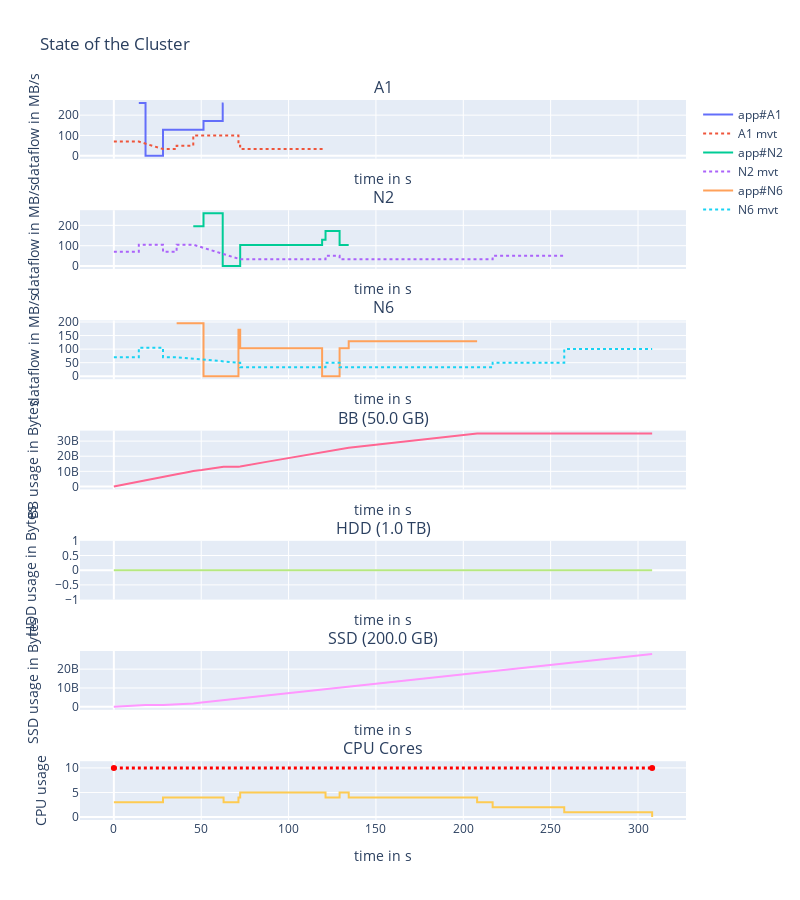

Notebook code for this chart:
### Markdown cell above
Testing naive optimal placement

### Code cell
cbb.display_placement([1]*14)

### Figure 1 — Plotly figure (JSON) as saved in the notebook; plotly's stock layout.template omitted (floating-point values rounded to 4 significant figures)
{"data": [{"line": {"shape": "linear"}, "name": "app#A1", "text": ["READ|to/from:BB|volume=1.0 GB", "READ|to/from:BB|volume=1.0 GB", "COMPUTE|volume=0B", "COMPUTE|volume=0B", "WRITE|to/from:BB|volume=669.69 MB", "WRITE|to/from:BB|volume=669.69 MB", "WRITE|to/from:BB|volume=334.84 MB", "WRITE|to/from:BB|volume=334.84 MB", "WRITE|to/from:BB|volume=891.35 MB", "WRITE|to/from:BB|volume=891.35 MB", "WRITE|to/from:BB|volume=914.82 EB", "WRITE|to/from:BB|volume=914.82 EB", "WRITE|to/from:BB|volume=334.84 MB", "WRITE|to/from:BB|volume=334.84 MB", "WRITE|to/from:BB|volume=613.1 MB", "WRITE|to/from:BB|volume=613.1 MB", "WRITE|to/from:BB|volume=141.48 MB", "WRITE|to/from:BB|volume=141.48 MB", "WRITE|to/from:BB|volume=1.89 GB", "WRITE|to/from:BB|volume=1.89 GB", "WRITE|to/from:BB|volume=128.25 MB", "WRITE|to/from:BB|volume=128.25 MB"], "textposition": "top center", "type": "scatter", "x": [14.29, 18.13, 18.13, 28.13, 28.13, 33.33, 33.33, 35.93, 35.93, 42.86, 42.86, 42.86, 42.86, 45.46, 45.46, 50.22, 50.22, 51.32, 51.32, 62.31, 62.31, 62.81], "xaxis": "x", "y": [260, 260, 0, 0, 128.8, 128.8, 128.8, 128.8, 128.8, 128.8, 128.8, 128.8, 128.8, 128.8, 128.8, 128.8, 128.8, 128.8, 171.7, 171.7, 257.5, 257.5], "yaxis": "y"}, {"line": {"dash": "dot", "shape": "linear"}, "name": "A1 mvt", "text": ["MOVEMENT|in:BB|from:SSD|volume=1.0 GB", "MOVEMENT|in:BB|volume=1.0 GB", "MOVEMENT|in:SSD|from:BB|volume=173.38 MB", "MOVEMENT|in:SSD|volume=173.38 MB", "MOVEMENT|in:SSD|from:BB|volume=86.69 MB", "MOVEMENT|in:SSD|volume=86.69 MB", "MOVEMENT|in:SSD|from:BB|volume=346.15 MB", "MOVEMENT|in:SSD|volume=346.15 MB", "MOVEMENT|in:SSD|from:BB|volume=355.27 EB", "MOVEMENT|in:SSD|volume=355.27 EB", "MOVEMENT|in:SSD|from:BB|volume=130.04 MB", "MOVEMENT|in:SSD|volume=130.04 MB", "MOVEMENT|in:SSD|from:BB|volume=476.19 MB", "MOVEMENT|in:SSD|volume=476.19 MB", "MOVEMENT|in:SSD|from:BB|volume=109.89 MB", "MOVEMENT|in:SSD|volume=109.89 MB", "MOVEMENT|in:SSD|from:BB|volume=1.1 GB", "MOVEMENT|in:SSD|volume=1.1 GB", "MOVEMENT|in:SSD|from:BB|volume=49.81 MB", "MOVEMENT|in:SSD|volume=49.81 MB", "MOVEMENT|in:SSD|from:BB|volume=851.29 MB", "MOVEMENT|in:SSD|volume=851.29 MB", "MOVEMENT|in:SSD|from:BB|volume=49.45 MB", "MOVEMENT|in:SSD|volume=49.45 MB", "MOVEMENT|in:SSD|from:BB|volume=526.25 MB", "MOVEMENT|in:SSD|volume=526.25 MB", "MOVEMENT|in:SSD|from:BB|volume=411.66 MB", "MOVEMENT|in:SSD|volume=411.66 MB", "MOVEMENT|in:SSD|from:BB|volume=147.56 MB", "MOVEMENT|in:SSD|volume=147.56 MB", "MOVEMENT|in:SSD|from:BB|volume=477.71 MB", "MOVEMENT|in:SSD|volume=477.71 MB", "MOVEMENT|in:SSD|from:BB|volume=473.7 EB", "MOVEMENT|in:SSD|volume=473.7 EB", "MOVEMENT|in:SSD|from:BB|volume=65.03 MB", "MOVEMENT|in:SSD|volume=65.03 MB"], "textposition": "top center", "type": "scatter", "x": [0, 14.29, 28.13, 33.33, 33.33, 35.93, 35.93, 42.86, 42.86, 42.86, 42.86, 45.46, 45.46, 50.22, 50.22, 51.32, 51.32, 62.31, 62.31, 62.81, 62.81, 71.32, 71.32, 72.31, 72.31, 88.1, 88.1, 100.4, 100.4, 104.9, 104.9, 119.2, 119.2, 119.2, 119.2, 121.2], "xaxis": "x", "y": [70, 70, 33.33, 33.33, 33.33, 33.33, 50, 50, 50, 50, 50, 50, 100, 100, 100, 100, 100, 100, 100, 100, 100, 100, 50, 50, 33.33, 33.33, 33.33, 33.33, 33.33, 33.33, 33.33, 33.33, 33.33, 33.33, 33.33, 33.33], "yaxis": "y"}, {"line": {"shape": "linear"}, "name": "app#N2", "text": ["READ|to/from:BB|volume=928.57 MB", "READ|to/from:BB|volume=928.57 MB", "READ|to/from:BB|volume=214.29 MB", "READ|to/from:BB|volume=214.29 MB", "READ|to/from:BB|volume=2.86 GB", "READ|to/from:BB|volume=2.86 GB", "COMPUTE|volume=0B", "COMPUTE|volume=0B", "WRITE|to/from:BB|volume=1.63 GB", "WRITE|to/from:BB|volume=1.63 GB", "WRITE|to/from:BB|volume=1.27 GB", "WRITE|to/from:BB|volume=1.27 GB", "WRITE|to/from:BB|volume=455.97 MB", "WRITE|to/from:BB|volume=455.97 MB", "WRITE|to/from:BB|volume=1.48 GB", "WRITE|to/from:BB|volume=1.48 GB", "WRITE|to/from:BB|volume=1.46 ZB", "WRITE|to/from:BB|volume=1.46 ZB", "WRITE|to/from:BB|volume=251.17 MB", "WRITE|to/from:BB|volume=251.17 MB", "WRITE|to/from:BB|volume=1.38 GB", "WRITE|to/from:BB|volume=1.38 GB", "WRITE|to/from:BB|volume=157.55 MB", "WRITE|to/from:BB|volume=157.55 MB", "WRITE|to/from:BB|volume=2.93 ZB", "WRITE|to/from:BB|volume=2.93 ZB", "WRITE|to/from:BB|volume=164.56 MB", "WRITE|to/from:BB|volume=164.56 MB", "WRITE|to/from:BB|volume=214.73 MB", "WRITE|to/from:BB|volume=214.73 MB"], "textposition": "top center", "type": "scatter", "x": [45.46, 50.22, 50.22, 51.32, 51.32, 62.31, 62.31, 72.31, 72.31, 88.1, 88.1, 100.4, 100.4, 104.9, 104.9, 119.2, 119.2, 119.2, 119.2, 121.2, 121.2, 129.2, 129.2, 130.7, 130.7, 130.7, 130.7, 132.3, 132.3, 134.4], "xaxis": "x2", "y": [195, 195, 195, 195, 260, 260, 0, 0, 103, 103, 103, 103, 103, 103, 103, 103, 103, 103, 128.8, 128.8, 171.7, 171.7, 103, 103, 103, 103, 103, 103, 103, 103], "yaxis": "y2"}, {"line": {"dash": "dot", "shape": "linear"}, "name": "N2 mvt", "text": ["MOVEMENT|in:BB|from:SSD|volume=1.0 GB", "MOVEMENT|in:BB|volume=1.0 GB", "MOVEMENT|in:BB|from:SSD|volume=403.85 MB", "MOVEMENT|in:BB|volume=403.85 MB", "MOVEMENT|in:BB|from:SSD|volume=1.05 GB", "MOVEMENT|in:BB|volume=1.05 GB", "MOVEMENT|in:BB|from:SSD|volume=364.1 MB", "MOVEMENT|in:BB|volume=364.1 MB", "MOVEMENT|in:BB|from:SSD|volume=182.05 MB", "MOVEMENT|in:BB|volume=182.05 MB", "MOVEMENT|in:BB|from:SSD|volume=726.92 MB", "MOVEMENT|in:BB|volume=726.92 MB", "MOVEMENT|in:BB|from:SSD|volume=746.07 EB", "MOVEMENT|in:BB|volume=746.07 EB", "MOVEMENT|in:BB|from:SSD|volume=273.08 MB", "MOVEMENT|in:BB|volume=273.08 MB", "MOVEMENT|in:SSD|from:BB|volume=526.25 MB", "MOVEMENT|in:SSD|volume=526.25 MB", "MOVEMENT|in:SSD|from:BB|volume=411.66 MB", "MOVEMENT|in:SSD|volume=411.66 MB", "MOVEMENT|in:SSD|from:BB|volume=147.56 MB", "MOVEMENT|in:SSD|volume=147.56 MB", "MOVEMENT|in:SSD|from:BB|volume=477.71 MB", "MOVEMENT|in:SSD|volume=477.71 MB", "MOVEMENT|in:SSD|from:BB|volume=473.7 EB", "MOVEMENT|in:SSD|volume=473.7 EB", "MOVEMENT|in:SSD|from:BB|volume=65.03 MB", "MOVEMENT|in:SSD|volume=65.03 MB", "MOVEMENT|in:SSD|from:BB|volume=402.46 MB", "MOVEMENT|in:SSD|volume=402.46 MB", "MOVEMENT|in:SSD|from:BB|volume=50.99 MB", "MOVEMENT|in:SSD|volume=50.99 MB", "MOVEMENT|in:SSD|from:BB|volume=947.39 EB", "MOVEMENT|in:SSD|volume=947.39 EB", "MOVEMENT|in:SSD|from:BB|volume=53.25 MB", "MOVEMENT|in:SSD|volume=53.25 MB", "MOVEMENT|in:SSD|from:BB|volume=69.49 MB", "MOVEMENT|in:SSD|volume=69.49 MB", "MOVEMENT|in:SSD|from:BB|volume=2.45 GB", "MOVEMENT|in:SSD|volume=2.45 GB", "MOVEMENT|in:SSD|from:BB|volume=296.14 MB", "MOVEMENT|in:SSD|volume=296.14 MB", "MOVEMENT|in:SSD|from:BB|volume=201.23 MB", "MOVEMENT|in:SSD|volume=201.23 MB", "MOVEMENT|in:SSD|from:BB|volume=273.31 MB", "MOVEMENT|in:SSD|volume=273.31 MB", "MOVEMENT|in:SSD|from:BB|volume=1.42 ZB", "MOVEMENT|in:SSD|volume=1.42 ZB", "MOVEMENT|in:SSD|from:BB|volume=114.97 MB", "MOVEMENT|in:SSD|volume=114.97 MB", "MOVEMENT|in:SSD|from:BB|volume=1.46 GB", "MOVEMENT|in:SSD|volume=1.46 GB"], "textposition": "top center", "type": "scatter", "x": [0, 14.29, 14.29, 18.13, 18.13, 28.13, 28.13, 33.33, 33.33, 35.93, 35.93, 42.86, 42.86, 42.86, 42.86, 45.46, 72.31, 88.1, 88.1, 100.4, 100.4, 104.9, 104.9, 119.2, 119.2, 119.2, 119.2, 121.2, 121.2, 129.2, 129.2, 130.7, 130.7, 130.7, 130.7, 132.3, 132.3, 134.4, 134.4, 207.9, 207.9, 216.8, 216.8, 220.8, 220.8, 226.3, 226.3, 226.3, 226.3, 228.6, 228.6, 257.8], "xaxis": "x2", "y": [70, 70, 105, 105, 105, 105, 70, 70, 70, 70, 105, 105, 105, 105, 105, 105, 33.33, 33.33, 33.33, 33.33, 33.33, 33.33, 33.33, 33.33, 33.33, 33.33, 33.33, 33.33, 50, 50, 33.33, 33.33, 33.33, 33.33, 33.33, 33.33, 33.33, 33.33, 33.33, 33.33, 33.33, 33.33, 50, 50, 50, 50, 50, 50, 50, 50, 50, 50], "yaxis": "y2"}, {"line": {"shape": "linear"}, "name": "app#N6", "text": ["READ|to/from:BB|volume=1.35 GB", "READ|to/from:BB|volume=1.35 GB", "READ|to/from:BB|volume=1.39 ZB", "READ|to/from:BB|volume=1.39 ZB", "READ|to/from:BB|volume=507.14 MB", "READ|to/from:BB|volume=507.14 MB", "READ|to/from:BB|volume=928.57 MB", "READ|to/from:BB|volume=928.57 MB", "READ|to/from:BB|volume=214.29 MB", "READ|to/from:BB|volume=214.29 MB", "COMPUTE|volume=0B", "COMPUTE|volume=0B", "WRITE|to/from:BB|volume=169.78 MB", "WRITE|to/from:BB|volume=169.78 MB", "WRITE|to/from:BB|volume=1.63 GB", "WRITE|to/from:BB|volume=1.63 GB", "WRITE|to/from:BB|volume=1.27 GB", "WRITE|to/from:BB|volume=1.27 GB", "WRITE|to/from:BB|volume=455.97 MB", "WRITE|to/from:BB|volume=455.97 MB", "WRITE|to/from:BB|volume=1.48 GB", "WRITE|to/from:BB|volume=1.48 GB", "WRITE|to/from:BB|volume=953.67 EB", "WRITE|to/from:BB|volume=953.67 EB", "COMPUTE|volume=0B", "COMPUTE|volume=0B", "WRITE|to/from:BB|volume=157.55 MB", "WRITE|to/from:BB|volume=157.55 MB", "WRITE|to/from:BB|volume=2.93 ZB", "WRITE|to/from:BB|volume=2.93 ZB", "WRITE|to/from:BB|volume=164.56 MB", "WRITE|to/from:BB|volume=164.56 MB", "WRITE|to/from:BB|volume=214.73 MB", "WRITE|to/from:BB|volume=214.73 MB", "WRITE|to/from:BB|volume=9.46 GB", "WRITE|to/from:BB|volume=9.46 GB"], "textposition": "top center", "type": "scatter", "x": [35.93, 42.86, 42.86, 42.86, 42.86, 45.46, 45.46, 50.22, 50.22, 51.32, 51.32, 71.32, 71.32, 72.31, 72.31, 88.1, 88.1, 100.4, 100.4, 104.9, 104.9, 119.2, 119.2, 119.2, 119.2, 129.2, 129.2, 130.7, 130.7, 130.7, 130.7, 132.3, 132.3, 134.4, 134.4, 207.9], "xaxis": "x3", "y": [195, 195, 195, 195, 195, 195, 195, 195, 195, 195, 0, 0, 171.7, 171.7, 103, 103, 103, 103, 103, 103, 103, 103, 103, 103, 0, 0, 103, 103, 103, 103, 103, 103, 103, 103, 128.8, 128.8], "yaxis": "y3"}, {"line": {"dash": "dot", "shape": "linear"}, "name": "N6 mvt", "text": ["MOVEMENT|in:BB|from:SSD|volume=1.0 GB", "MOVEMENT|in:BB|volume=1.0 GB", "MOVEMENT|in:BB|from:SSD|volume=403.85 MB", "MOVEMENT|in:BB|volume=403.85 MB", "MOVEMENT|in:BB|from:SSD|volume=1.05 GB", "MOVEMENT|in:BB|volume=1.05 GB", "MOVEMENT|in:BB|from:SSD|volume=364.1 MB", "MOVEMENT|in:BB|volume=364.1 MB", "MOVEMENT|in:BB|from:SSD|volume=182.05 MB", "MOVEMENT|in:BB|volume=182.05 MB", "MOVEMENT|in:SSD|from:BB|volume=49.45 MB", "MOVEMENT|in:SSD|volume=49.45 MB", "MOVEMENT|in:SSD|from:BB|volume=526.25 MB", "MOVEMENT|in:SSD|volume=526.25 MB", "MOVEMENT|in:SSD|from:BB|volume=411.66 MB", "MOVEMENT|in:SSD|volume=411.66 MB", "MOVEMENT|in:SSD|from:BB|volume=147.56 MB", "MOVEMENT|in:SSD|volume=147.56 MB", "MOVEMENT|in:SSD|from:BB|volume=477.71 MB", "MOVEMENT|in:SSD|volume=477.71 MB", "MOVEMENT|in:SSD|from:BB|volume=473.7 EB", "MOVEMENT|in:SSD|volume=473.7 EB", "MOVEMENT|in:SSD|from:BB|volume=65.03 MB", "MOVEMENT|in:SSD|volume=65.03 MB", "MOVEMENT|in:SSD|from:BB|volume=402.46 MB", "MOVEMENT|in:SSD|volume=402.46 MB", "MOVEMENT|in:SSD|from:BB|volume=50.99 MB", "MOVEMENT|in:SSD|volume=50.99 MB", "MOVEMENT|in:SSD|from:BB|volume=50.99 MB", "MOVEMENT|in:SSD|volume=50.99 MB", "MOVEMENT|in:SSD|from:BB|volume=947.39 EB", "MOVEMENT|in:SSD|volume=947.39 EB", "MOVEMENT|in:SSD|from:BB|volume=947.39 EB", "MOVEMENT|in:SSD|volume=947.39 EB", "MOVEMENT|in:SSD|from:BB|volume=53.25 MB", "MOVEMENT|in:SSD|volume=53.25 MB", "MOVEMENT|in:SSD|from:BB|volume=53.25 MB", "MOVEMENT|in:SSD|volume=53.25 MB", "MOVEMENT|in:SSD|from:BB|volume=69.49 MB", "MOVEMENT|in:SSD|volume=69.49 MB", "MOVEMENT|in:SSD|from:BB|volume=69.49 MB", "MOVEMENT|in:SSD|volume=69.49 MB", "MOVEMENT|in:SSD|from:BB|volume=2.45 GB", "MOVEMENT|in:SSD|volume=2.45 GB", "MOVEMENT|in:SSD|from:BB|volume=2.45 GB", "MOVEMENT|in:SSD|volume=2.45 GB", "MOVEMENT|in:SSD|from:BB|volume=296.14 MB", "MOVEMENT|in:SSD|volume=296.14 MB", "MOVEMENT|in:SSD|from:BB|volume=296.14 MB", "MOVEMENT|in:SSD|volume=296.14 MB", "MOVEMENT|in:SSD|from:BB|volume=201.23 MB", "MOVEMENT|in:SSD|volume=201.23 MB", "MOVEMENT|in:SSD|from:BB|volume=273.31 MB", "MOVEMENT|in:SSD|volume=273.31 MB", "MOVEMENT|in:SSD|from:BB|volume=1.42 ZB", "MOVEMENT|in:SSD|volume=1.42 ZB", "MOVEMENT|in:SSD|from:BB|volume=114.97 MB", "MOVEMENT|in:SSD|volume=114.97 MB", "MOVEMENT|in:SSD|from:BB|volume=1.46 GB", "MOVEMENT|in:SSD|volume=1.46 GB", "MOVEMENT|in:SSD|from:BB|volume=2.05 GB", "MOVEMENT|in:SSD|volume=2.05 GB", "MOVEMENT|in:SSD|from:BB|volume=5.68 ZB", "MOVEMENT|in:SSD|volume=5.68 ZB", "MOVEMENT|in:SSD|from:BB|volume=402.46 MB", "MOVEMENT|in:SSD|volume=402.46 MB", "MOVEMENT|in:SSD|from:BB|volume=5.68 ZB", "MOVEMENT|in:SSD|volume=5.68 ZB", "MOVEMENT|in:SSD|from:BB|volume=2.58 GB", "MOVEMENT|in:SSD|volume=2.58 GB"], "textposition": "top center", "type": "scatter", "x": [0, 14.29, 14.29, 18.13, 18.13, 28.13, 28.13, 33.33, 33.33, 35.93, 71.32, 72.31, 72.31, 88.1, 88.1, 100.4, 100.4, 104.9, 104.9, 119.2, 119.2, 119.2, 119.2, 121.2, 121.2, 129.2, 129.2, 130.7, 129.2, 130.7, 130.7, 130.7, 130.7, 130.7, 130.7, 132.3, 130.7, 132.3, 132.3, 134.4, 132.3, 134.4, 134.4, 207.9, 134.4, 207.9, 207.9, 216.8, 207.9, 216.8, 216.8, 220.8, 220.8, 226.3, 226.3, 226.3, 226.3, 228.6, 228.6, 257.8, 257.8, 278.3, 278.3, 278.3, 278.3, 282.3, 282.3, 282.3, 282.3, 308.1], "xaxis": "x3", "y": [70, 70, 105, 105, 105, 105, 70, 70, 70, 70, 50, 50, 33.33, 33.33, 33.33, 33.33, 33.33, 33.33, 33.33, 33.33, 33.33, 33.33, 33.33, 33.33, 50, 50, 33.33, 33.33, 33.33, 33.33, 33.33, 33.33, 33.33, 33.33, 33.33, 33.33, 33.33, 33.33, 33.33, 33.33, 33.33, 33.33, 33.33, 33.33, 33.33, 33.33, 33.33, 33.33, 33.33, 33.33, 50, 50, 50, 50, 50, 50, 50, 50, 50, 50, 100, 100, 100, 100, 100, 100, 100, 100, 100, 100], "yaxis": "y3"}, {"line": {"shape": "linear"}, "name": "BB", "showlegend": false, "text": ["A1|Movement|BB | +volume=1.0 GB", "N2|Movement|BB | +volume=1.0 GB", "N6|Movement|BB | +volume=1.0 GB", "A1|Read|BB | +volume=1.0 GB", "N6|Movement|BB | +volume=403.85 MB", "N2|Movement|BB | +volume=403.85 MB", "A1|Compute | +volume=0B", "N2|Movement|BB | +volume=1.05 GB", "N6|Movement|BB | +volume=1.05 GB", "N6|Movement|BB | +volume=364.1 MB", "A1|Write|BB | +volume=669.69 MB", "N2|Movement|BB | +volume=364.1 MB", "A1|Movement|SSD | +volume=173.38 MB", "N6|Movement|BB | +volume=182.05 MB", "A1|Movement|SSD | +volume=86.69 MB", "A1|Write|BB | +volume=334.84 MB", "N2|Movement|BB | +volume=182.05 MB", "N2|Movement|BB | +volume=726.92 MB", "N6|Read|BB | +volume=1.35 GB", "A1|Write|BB | +volume=891.35 MB", "A1|Movement|SSD | +volume=346.15 MB", "A1|Movement|SSD | +volume=355.27 EB", "N2|Movement|BB | +volume=746.07 EB", "N6|Read|BB | +volume=1.39 ZB", "A1|Write|BB | +volume=914.82 EB", "N2|Movement|BB | +volume=273.08 MB", "A1|Movement|SSD | +volume=130.04 MB", "N6|Read|BB | +volume=507.14 MB", "A1|Write|BB | +volume=334.84 MB", "A1|Movement|SSD | +volume=476.19 MB", "N2|Read|BB | +volume=928.57 MB", "N6|Read|BB | +volume=928.57 MB", "A1|Write|BB | +volume=613.1 MB", "N6|Read|BB | +volume=214.29 MB", "A1|Write|BB | +volume=141.48 MB", "A1|Movement|SSD | +volume=109.89 MB", "N2|Read|BB | +volume=214.29 MB", "N2|Read|BB | +volume=2.86 GB", "A1|Movement|SSD | +volume=1.1 GB", "A1|Write|BB | +volume=1.89 GB", "A1|Write|BB | +volume=128.25 MB", "A1|Movement|SSD | +volume=49.81 MB", "N6|Compute | +volume=0B", "A1|Movement|SSD | +volume=851.29 MB", "N2|Compute | +volume=0B", "A1|Movement|SSD | +volume=49.45 MB", "N6|Movement|SSD | +volume=49.45 MB", "N6|Write|BB | +volume=169.78 MB", "N6|Movement|SSD | +volume=526.25 MB", "N2|Write|BB | +volume=1.63 GB", "A1|Movement|SSD | +volume=526.25 MB", "N6|Write|BB | +volume=1.63 GB", "N2|Movement|SSD | +volume=526.25 MB", "N2|Movement|SSD | +volume=411.66 MB", "N6|Movement|SSD | +volume=411.66 MB", "N2|Write|BB | +volume=1.27 GB", "N6|Write|BB | +volume=1.27 GB", "A1|Movement|SSD | +volume=411.66 MB", "A1|Movement|SSD | +volume=147.56 MB", "N2|Movement|SSD | +volume=147.56 MB", "N2|Write|BB | +volume=455.97 MB", "N6|Write|BB | +volume=455.97 MB", "N6|Movement|SSD | +volume=147.56 MB", "N6|Movement|SSD | +volume=477.71 MB", "A1|Movement|SSD | +volume=477.71 MB", "N2|Write|BB | +volume=1.48 GB", "N6|Write|BB | +volume=1.48 GB", "N2|Movement|SSD | +volume=477.71 MB", "N6|Write|BB | +volume=953.67 EB", "N2|Movement|SSD | +volume=473.7 EB", "N6|Movement|SSD | +volume=473.7 EB", "N2|Write|BB | +volume=1.46 ZB", "A1|Movement|SSD | +volume=473.7 EB", "A1|Movement|SSD | +volume=65.03 MB", "N2|Write|BB | +volume=251.17 MB", "N2|Movement|SSD | +volume=65.03 MB", "N6|Movement|SSD | +volume=65.03 MB", "N6|Compute | +volume=0B", "N6|Movement|SSD | +volume=402.46 MB", "N2|Write|BB | +volume=1.38 GB", "N2|Movement|SSD | +volume=402.46 MB", "N2|Movement|SSD | +volume=50.99 MB", "N6|Write|BB | +volume=157.55 MB", "N6|Movement|SSD | +volume=50.99 MB", "N2|Write|BB | +volume=157.55 MB", "N6|Movement|SSD | +volume=50.99 MB", "N6|Movement|SSD | +volume=947.39 EB", "N2|Movement|SSD | +volume=947.39 EB", "N6|Write|BB | +volume=2.93 ZB", "N2|Write|BB | +volume=2.93 ZB", "N6|Movement|SSD | +volume=947.39 EB", "N6|Movement|SSD | +volume=53.25 MB", "N6|Movement|SSD | +volume=53.25 MB", "N6|Write|BB | +volume=164.56 MB", "N2|Write|BB | +volume=164.56 MB", "N2|Movement|SSD | +volume=53.25 MB", "N2|Write|BB | +volume=214.73 MB", "N2|Movement|SSD | +volume=69.49 MB", "N6|Movement|SSD | +volume=69.49 MB", "N6|Write|BB | +volume=214.73 MB", "N6|Movement|SSD | +volume=69.49 MB", "N6|Write|BB | +volume=9.46 GB", "N2|Movement|SSD | +volume=2.45 GB", "N6|Movement|SSD | +volume=2.45 GB", "N6|Movement|SSD | +volume=2.45 GB", "N6|Movement|SSD | +volume=296.14 MB", "N2|Movement|SSD | +volume=296.14 MB", "N6|Movement|SSD | +volume=296.14 MB", "N6|Movement|SSD | +volume=201.23 MB", "N2|Movement|SSD | +volume=201.23 MB", "N2|Movement|SSD | +volume=273.31 MB", "N6|Movement|SSD | +volume=273.31 MB", "N6|Movement|SSD | +volume=1.42 ZB", "N2|Movement|SSD | +volume=1.42 ZB", "N2|Movement|SSD | +volume=114.97 MB", "N6|Movement|SSD | +volume=114.97 MB", "N2|Movement|SSD | +volume=1.46 GB", "N6|Movement|SSD | +volume=1.46 GB", "N6|Movement|SSD | +volume=2.05 GB", "N6|Movement|SSD | +volume=5.68 ZB", "N6|Movement|SSD | +volume=402.46 MB", "N6|Movement|SSD | +volume=5.68 ZB", "N6|Movement|SSD | +volume=2.58 GB"], "textposition": "top center", "type": "scatter", "x": [0, 14.29, 18.13, 28.13, 33.33, 35.93, 42.86, 42.86, 45.46, 50.22, 51.32, 62.31, 62.81, 71.32, 72.31, 88.1, 100.4, 104.9, 119.2, 119.2, 121.2, 129.2, 130.7, 130.7, 132.3, 134.4, 207.9, 216.8, 220.8, 226.3, 226.3, 228.6, 257.8, 278.3, 278.3, 282.3, 282.3, 308.1], "xaxis": "x4", "y": [0, 3000000000, 3808000000.0, 5908000000.0, 7306000000.0, 8005000000.0, 9623000000.0, 9623000000.0, 10230000000.0, 10840000000.0, 10990000000.0, 12870000000.0, 13000000000.0, 13000000000.0, 13170000000.0, 16420000000.0, 18970000000.0, 19880000000.0, 22830000000.0, 22830000000.0, 23080000000.0, 24460000000.0, 24780000000.0, 24780000000.0, 25110000000.0, 25540000000.0, 35000000000, 35000000000, 35000000000, 35000000000, 35000000000, 35000000000, 35000000000, 35000000000, 35000000000, 35000000000, 35000000000, 35000000000], "yaxis": "y4"}, {"line": {"shape": "linear"}, "name": "HDD", "showlegend": false, "text": ["A1|Movement|BB | +volume=1.0 GB", "N2|Movement|BB | +volume=1.0 GB", "N6|Movement|BB | +volume=1.0 GB", "A1|Read|BB | +volume=1.0 GB", "N6|Movement|BB | +volume=403.85 MB", "N2|Movement|BB | +volume=403.85 MB", "A1|Compute | +volume=0B", "N2|Movement|BB | +volume=1.05 GB", "N6|Movement|BB | +volume=1.05 GB", "N6|Movement|BB | +volume=364.1 MB", "A1|Write|BB | +volume=669.69 MB", "N2|Movement|BB | +volume=364.1 MB", "A1|Movement|SSD | +volume=173.38 MB", "N6|Movement|BB | +volume=182.05 MB", "A1|Movement|SSD | +volume=86.69 MB", "A1|Write|BB | +volume=334.84 MB", "N2|Movement|BB | +volume=182.05 MB", "N2|Movement|BB | +volume=726.92 MB", "N6|Read|BB | +volume=1.35 GB", "A1|Write|BB | +volume=891.35 MB", "A1|Movement|SSD | +volume=346.15 MB", "A1|Movement|SSD | +volume=355.27 EB", "N2|Movement|BB | +volume=746.07 EB", "N6|Read|BB | +volume=1.39 ZB", "A1|Write|BB | +volume=914.82 EB", "N2|Movement|BB | +volume=273.08 MB", "A1|Movement|SSD | +volume=130.04 MB", "N6|Read|BB | +volume=507.14 MB", "A1|Write|BB | +volume=334.84 MB", "A1|Movement|SSD | +volume=476.19 MB", "N2|Read|BB | +volume=928.57 MB", "N6|Read|BB | +volume=928.57 MB", "A1|Write|BB | +volume=613.1 MB", "N6|Read|BB | +volume=214.29 MB", "A1|Write|BB | +volume=141.48 MB", "A1|Movement|SSD | +volume=109.89 MB", "N2|Read|BB | +volume=214.29 MB", "N2|Read|BB | +volume=2.86 GB", "A1|Movement|SSD | +volume=1.1 GB", "A1|Write|BB | +volume=1.89 GB", "A1|Write|BB | +volume=128.25 MB", "A1|Movement|SSD | +volume=49.81 MB", "N6|Compute | +volume=0B", "A1|Movement|SSD | +volume=851.29 MB", "N2|Compute | +volume=0B", "A1|Movement|SSD | +volume=49.45 MB", "N6|Movement|SSD | +volume=49.45 MB", "N6|Write|BB | +volume=169.78 MB", "N6|Movement|SSD | +volume=526.25 MB", "N2|Write|BB | +volume=1.63 GB", "A1|Movement|SSD | +volume=526.25 MB", "N6|Write|BB | +volume=1.63 GB", "N2|Movement|SSD | +volume=526.25 MB", "N2|Movement|SSD | +volume=411.66 MB", "N6|Movement|SSD | +volume=411.66 MB", "N2|Write|BB | +volume=1.27 GB", "N6|Write|BB | +volume=1.27 GB", "A1|Movement|SSD | +volume=411.66 MB", "A1|Movement|SSD | +volume=147.56 MB", "N2|Movement|SSD | +volume=147.56 MB", "N2|Write|BB | +volume=455.97 MB", "N6|Write|BB | +volume=455.97 MB", "N6|Movement|SSD | +volume=147.56 MB", "N6|Movement|SSD | +volume=477.71 MB", "A1|Movement|SSD | +volume=477.71 MB", "N2|Write|BB | +volume=1.48 GB", "N6|Write|BB | +volume=1.48 GB", "N2|Movement|SSD | +volume=477.71 MB", "N6|Write|BB | +volume=953.67 EB", "N2|Movement|SSD | +volume=473.7 EB", "N6|Movement|SSD | +volume=473.7 EB", "N2|Write|BB | +volume=1.46 ZB", "A1|Movement|SSD | +volume=473.7 EB", "A1|Movement|SSD | +volume=65.03 MB", "N2|Write|BB | +volume=251.17 MB", "N2|Movement|SSD | +volume=65.03 MB", "N6|Movement|SSD | +volume=65.03 MB", "N6|Compute | +volume=0B", "N6|Movement|SSD | +volume=402.46 MB", "N2|Write|BB | +volume=1.38 GB", "N2|Movement|SSD | +volume=402.46 MB", "N2|Movement|SSD | +volume=50.99 MB", "N6|Write|BB | +volume=157.55 MB", "N6|Movement|SSD | +volume=50.99 MB", "N2|Write|BB | +volume=157.55 MB", "N6|Movement|SSD | +volume=50.99 MB", "N6|Movement|SSD | +volume=947.39 EB", "N2|Movement|SSD | +volume=947.39 EB", "N6|Write|BB | +volume=2.93 ZB", "N2|Write|BB | +volume=2.93 ZB", "N6|Movement|SSD | +volume=947.39 EB", "N6|Movement|SSD | +volume=53.25 MB", "N6|Movement|SSD | +volume=53.25 MB", "N6|Write|BB | +volume=164.56 MB", "N2|Write|BB | +volume=164.56 MB", "N2|Movement|SSD | +volume=53.25 MB", "N2|Write|BB | +volume=214.73 MB", "N2|Movement|SSD | +volume=69.49 MB", "N6|Movement|SSD | +volume=69.49 MB", "N6|Write|BB | +volume=214.73 MB", "N6|Movement|SSD | +volume=69.49 MB", "N6|Write|BB | +volume=9.46 GB", "N2|Movement|SSD | +volume=2.45 GB", "N6|Movement|SSD | +volume=2.45 GB", "N6|Movement|SSD | +volume=2.45 GB", "N6|Movement|SSD | +volume=296.14 MB", "N2|Movement|SSD | +volume=296.14 MB", "N6|Movement|SSD | +volume=296.14 MB", "N6|Movement|SSD | +volume=201.23 MB", "N2|Movement|SSD | +volume=201.23 MB", "N2|Movement|SSD | +volume=273.31 MB", "N6|Movement|SSD | +volume=273.31 MB", "N6|Movement|SSD | +volume=1.42 ZB", "N2|Movement|SSD | +volume=1.42 ZB", "N2|Movement|SSD | +volume=114.97 MB", "N6|Movement|SSD | +volume=114.97 MB", "N2|Movement|SSD | +volume=1.46 GB", "N6|Movement|SSD | +volume=1.46 GB", "N6|Movement|SSD | +volume=2.05 GB", "N6|Movement|SSD | +volume=5.68 ZB", "N6|Movement|SSD | +volume=402.46 MB", "N6|Movement|SSD | +volume=5.68 ZB", "N6|Movement|SSD | +volume=2.58 GB"], "textposition": "top center", "type": "scatter", "x": [0, 14.29, 18.13, 28.13, 33.33, 35.93, 42.86, 42.86, 45.46, 50.22, 51.32, 62.31, 62.81, 71.32, 72.31, 88.1, 100.4, 104.9, 119.2, 119.2, 121.2, 129.2, 130.7, 130.7, 132.3, 134.4, 207.9, 216.8, 220.8, 226.3, 226.3, 228.6, 257.8, 278.3, 278.3, 282.3, 282.3, 308.1], "xaxis": "x5", "y": [0, 0, 0, 0, 0, 0, 0, 0, 0, 0, 0, 0, 0, 0, 0, 0, 0, 0, 0, 0, 0, 0, 0, 0, 0, 0, 0, 0, 0, 0, 0, 0, 0, 0, 0, 0, 0, 0], "yaxis": "y5"}, {"line": {"shape": "linear"}, "name": "SSD", "showlegend": false, "text": ["A1|Movement|BB | +volume=1.0 GB", "N2|Movement|BB | +volume=1.0 GB", "N6|Movement|BB | +volume=1.0 GB", "A1|Read|BB | +volume=1.0 GB", "N6|Movement|BB | +volume=403.85 MB", "N2|Movement|BB | +volume=403.85 MB", "A1|Compute | +volume=0B", "N2|Movement|BB | +volume=1.05 GB", "N6|Movement|BB | +volume=1.05 GB", "N6|Movement|BB | +volume=364.1 MB", "A1|Write|BB | +volume=669.69 MB", "N2|Movement|BB | +volume=364.1 MB", "A1|Movement|SSD | +volume=173.38 MB", "N6|Movement|BB | +volume=182.05 MB", "A1|Movement|SSD | +volume=86.69 MB", "A1|Write|BB | +volume=334.84 MB", "N2|Movement|BB | +volume=182.05 MB", "N2|Movement|BB | +volume=726.92 MB", "N6|Read|BB | +volume=1.35 GB", "A1|Write|BB | +volume=891.35 MB", "A1|Movement|SSD | +volume=346.15 MB", "A1|Movement|SSD | +volume=355.27 EB", "N2|Movement|BB | +volume=746.07 EB", "N6|Read|BB | +volume=1.39 ZB", "A1|Write|BB | +volume=914.82 EB", "N2|Movement|BB | +volume=273.08 MB", "A1|Movement|SSD | +volume=130.04 MB", "N6|Read|BB | +volume=507.14 MB", "A1|Write|BB | +volume=334.84 MB", "A1|Movement|SSD | +volume=476.19 MB", "N2|Read|BB | +volume=928.57 MB", "N6|Read|BB | +volume=928.57 MB", "A1|Write|BB | +volume=613.1 MB", "N6|Read|BB | +volume=214.29 MB", "A1|Write|BB | +volume=141.48 MB", "A1|Movement|SSD | +volume=109.89 MB", "N2|Read|BB | +volume=214.29 MB", "N2|Read|BB | +volume=2.86 GB", "A1|Movement|SSD | +volume=1.1 GB", "A1|Write|BB | +volume=1.89 GB", "A1|Write|BB | +volume=128.25 MB", "A1|Movement|SSD | +volume=49.81 MB", "N6|Compute | +volume=0B", "A1|Movement|SSD | +volume=851.29 MB", "N2|Compute | +volume=0B", "A1|Movement|SSD | +volume=49.45 MB", "N6|Movement|SSD | +volume=49.45 MB", "N6|Write|BB | +volume=169.78 MB", "N6|Movement|SSD | +volume=526.25 MB", "N2|Write|BB | +volume=1.63 GB", "A1|Movement|SSD | +volume=526.25 MB", "N6|Write|BB | +volume=1.63 GB", "N2|Movement|SSD | +volume=526.25 MB", "N2|Movement|SSD | +volume=411.66 MB", "N6|Movement|SSD | +volume=411.66 MB", "N2|Write|BB | +volume=1.27 GB", "N6|Write|BB | +volume=1.27 GB", "A1|Movement|SSD | +volume=411.66 MB", "A1|Movement|SSD | +volume=147.56 MB", "N2|Movement|SSD | +volume=147.56 MB", "N2|Write|BB | +volume=455.97 MB", "N6|Write|BB | +volume=455.97 MB", "N6|Movement|SSD | +volume=147.56 MB", "N6|Movement|SSD | +volume=477.71 MB", "A1|Movement|SSD | +volume=477.71 MB", "N2|Write|BB | +volume=1.48 GB", "N6|Write|BB | +volume=1.48 GB", "N2|Movement|SSD | +volume=477.71 MB", "N6|Write|BB | +volume=953.67 EB", "N2|Movement|SSD | +volume=473.7 EB", "N6|Movement|SSD | +volume=473.7 EB", "N2|Write|BB | +volume=1.46 ZB", "A1|Movement|SSD | +volume=473.7 EB", "A1|Movement|SSD | +volume=65.03 MB", "N2|Write|BB | +volume=251.17 MB", "N2|Movement|SSD | +volume=65.03 MB", "N6|Movement|SSD | +volume=65.03 MB", "N6|Compute | +volume=0B", "N6|Movement|SSD | +volume=402.46 MB", "N2|Write|BB | +volume=1.38 GB", "N2|Movement|SSD | +volume=402.46 MB", "N2|Movement|SSD | +volume=50.99 MB", "N6|Write|BB | +volume=157.55 MB", "N6|Movement|SSD | +volume=50.99 MB", "N2|Write|BB | +volume=157.55 MB", "N6|Movement|SSD | +volume=50.99 MB", "N6|Movement|SSD | +volume=947.39 EB", "N2|Movement|SSD | +volume=947.39 EB", "N6|Write|BB | +volume=2.93 ZB", "N2|Write|BB | +volume=2.93 ZB", "N6|Movement|SSD | +volume=947.39 EB", "N6|Movement|SSD | +volume=53.25 MB", "N6|Movement|SSD | +volume=53.25 MB", "N6|Write|BB | +volume=164.56 MB", "N2|Write|BB | +volume=164.56 MB", "N2|Movement|SSD | +volume=53.25 MB", "N2|Write|BB | +volume=214.73 MB", "N2|Movement|SSD | +volume=69.49 MB", "N6|Movement|SSD | +volume=69.49 MB", "N6|Write|BB | +volume=214.73 MB", "N6|Movement|SSD | +volume=69.49 MB", "N6|Write|BB | +volume=9.46 GB", "N2|Movement|SSD | +volume=2.45 GB", "N6|Movement|SSD | +volume=2.45 GB", "N6|Movement|SSD | +volume=2.45 GB", "N6|Movement|SSD | +volume=296.14 MB", "N2|Movement|SSD | +volume=296.14 MB", "N6|Movement|SSD | +volume=296.14 MB", "N6|Movement|SSD | +volume=201.23 MB", "N2|Movement|SSD | +volume=201.23 MB", "N2|Movement|SSD | +volume=273.31 MB", "N6|Movement|SSD | +volume=273.31 MB", "N6|Movement|SSD | +volume=1.42 ZB", "N2|Movement|SSD | +volume=1.42 ZB", "N2|Movement|SSD | +volume=114.97 MB", "N6|Movement|SSD | +volume=114.97 MB", "N2|Movement|SSD | +volume=1.46 GB", "N6|Movement|SSD | +volume=1.46 GB", "N6|Movement|SSD | +volume=2.05 GB", "N6|Movement|SSD | +volume=5.68 ZB", "N6|Movement|SSD | +volume=402.46 MB", "N6|Movement|SSD | +volume=5.68 ZB", "N6|Movement|SSD | +volume=2.58 GB"], "textposition": "top center", "type": "scatter", "x": [0, 14.29, 18.13, 28.13, 33.33, 35.93, 42.86, 42.86, 45.46, 50.22, 51.32, 62.31, 62.81, 71.32, 72.31, 88.1, 100.4, 104.9, 119.2, 119.2, 121.2, 129.2, 130.7, 130.7, 132.3, 134.4, 207.9, 216.8, 220.8, 226.3, 226.3, 228.6, 257.8, 278.3, 278.3, 282.3, 282.3, 308.1], "xaxis": "x6", "y": [0, 1000000000, 1000000000, 1050000000.0, 1223000000.0, 1310000000.0, 1656000000.0, 1656000000.0, 1786000000.0, 2262000000.0, 2372000000.0, 3471000000.0, 3521000000.0, 4372000000.0, 4471000000.0, 6050000000.0, 7285000000.0, 7728000000.0, 9161000000.0, 9161000000.0, 9356000000.0, 10160000000.0, 10310000000.0, 10310000000.0, 10470000000.0, 10680000000.0, 18030000000.0, 18920000000.0, 19320000000.0, 19870000000.0, 19870000000.0, 20100000000.0, 23020000000.0, 25070000000.0, 25070000000.0, 25470000000.0, 25470000000.0, 28050000000.0], "yaxis": "y6"}, {"line": {"shape": "hv"}, "showlegend": false, "type": "scatter", "x": [0, 14.29, 18.13, 28.13, 33.33, 35.93, 42.86, 42.86, 45.46, 50.22, 51.32, 62.31, 62.81, 71.32, 72.31, 88.1, 100.4, 104.9, 119.2, 119.2, 121.2, 129.2, 130.7, 130.7, 132.3, 134.4, 207.9, 216.8, 220.8, 226.3, 226.3, 228.6, 257.8, 278.3, 278.3, 282.3, 282.3, 308.1], "xaxis": "x7", "y": [3, 3, 3, 4, 4, 4, 4, 4, 4, 4, 4, 4, 3, 4, 5, 5, 5, 5, 5, 5, 4, 5, 5, 5, 5, 4, 3, 2, 2, 2, 2, 2, 1, 1, 1, 1, 1, 0], "yaxis": "y7"}, {"line": {"color": "red", "dash": "dot", "shape": "hv", "width": 3}, "showlegend": false, "text": ["Maximum available cores in cluster=10", "Maximum available cores in cluster=10"], "type": "scatter", "x": [0, 308.1], "xaxis": "x7", "y": [10, 10], "yaxis": "y7"}], "layout": {"annotations": [{"font": {"size": 16}, "showarrow": false, "text": "A1", "x": 0.5, "xanchor": "center", "xref": "paper", "y": 1.0, "yanchor": "bottom", "yref": "paper"}, {"font": {"size": 16}, "showarrow": false, "text": "N2", "x": 0.5, "xanchor": "center", "xref": "paper", "y": 0.8469, "yanchor": "bottom", "yref": "paper"}, {"font": {"size": 16}, "showarrow": false, "text": "N6", "x": 0.5, "xanchor": "center", "xref": "paper", "y": 0.6939, "yanchor": "bottom", "yref": "paper"}, {"font": {"size": 16}, "showarrow": false, "text": "BB (50.0 GB)", "x": 0.5, "xanchor": "center", "xref": "paper", "y": 0.5408, "yanchor": "bottom", "yref": "paper"}, {"font": {"size": 16}, "showarrow": false, "text": "HDD (1.0 TB)", "x": 0.5, "xanchor": "center", "xref": "paper", "y": 0.3878, "yanchor": "bottom", "yref": "paper"}, {"font": {"size": 16}, "showarrow": false, "text": "SSD (200.0 GB)", "x": 0.5, "xanchor": "center", "xref": "paper", "y": 0.2347, "yanchor": "bottom", "yref": "paper"}, {"font": {"size": 16}, "showarrow": false, "text": "CPU Cores", "x": 0.5, "xanchor": "center", "xref": "paper", "y": 0.08163, "yanchor": "bottom", "yref": "paper"}], "height": 900, "title": {"text": "State of the Cluster"}, "width": 800, "xaxis": {"anchor": "y", "domain": [0, 1], "matches": "x7", "showticklabels": false, "title": {"text": "time in s"}}, "xaxis2": {"anchor": "y2", "domain": [0, 1], "matches": "x7", "showticklabels": false, "title": {"text": "time in s"}}, "xaxis3": {"anchor": "y3", "domain": [0, 1], "matches": "x7", "showticklabels": false, "title": {"text": "time in s"}}, "xaxis4": {"anchor": "y4", "domain": [0, 1], "matches": "x7", "showticklabels": false, "title": {"text": "time in s"}}, "xaxis5": {"anchor": "y5", "domain": [0, 1], "matches": "x7", "showticklabels": false, "title": {"text": "time in s"}}, "xaxis6": {"anchor": "y6", "domain": [0, 1], "matches": "x7", "showticklabels": false, "title": {"text": "time in s"}}, "xaxis7": {"anchor": "y7", "domain": [0, 1], "title": {"text": "time in s"}}, "yaxis": {"anchor": "x", "domain": [0.9184, 1.0], "title": {"text": "dataflow in MB/s"}}, "yaxis2": {"anchor": "x2", "domain": [0.7653, 0.8469], "title": {"text": "dataflow in MB/s"}}, "yaxis3": {"anchor": "x3", "domain": [0.6122, 0.6939], "title": {"text": "dataflow in MB/s"}}, "yaxis4": {"anchor": "x4", "domain": [0.4592, 0.5408], "title": {"text": "BB usage in Bytes"}}, "yaxis5": {"anchor": "x5", "domain": [0.3061, 0.3878], "title": {"text": "HDD usage in Bytes"}}, "yaxis6": {"anchor": "x6", "domain": [0.1531, 0.2347], "title": {"text": "SSD usage in Bytes"}}, "yaxis7": {"anchor": "x7", "domain": [0, 0.08163], "title": {"text": "CPU usage"}}}}
